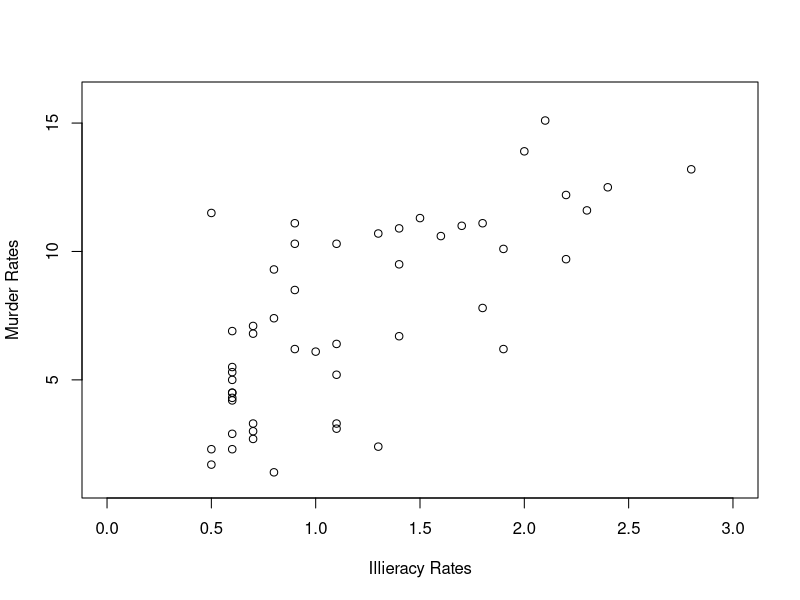
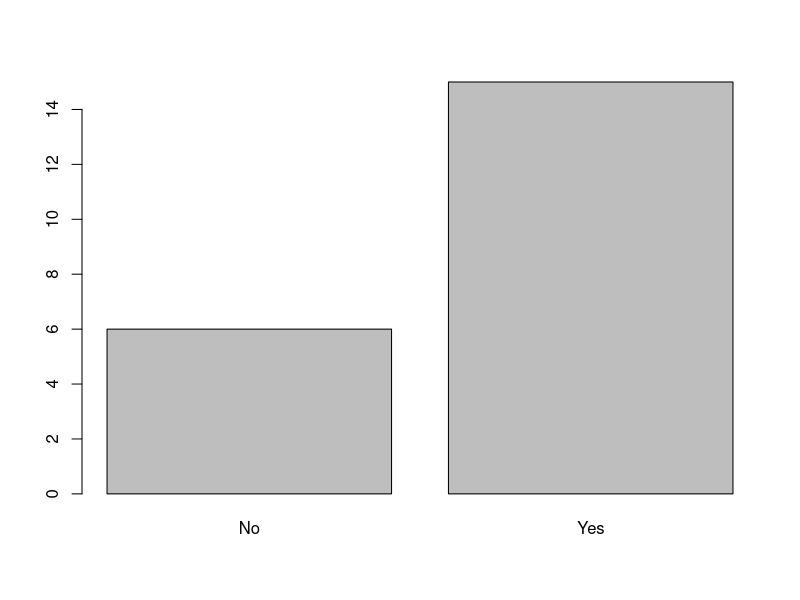
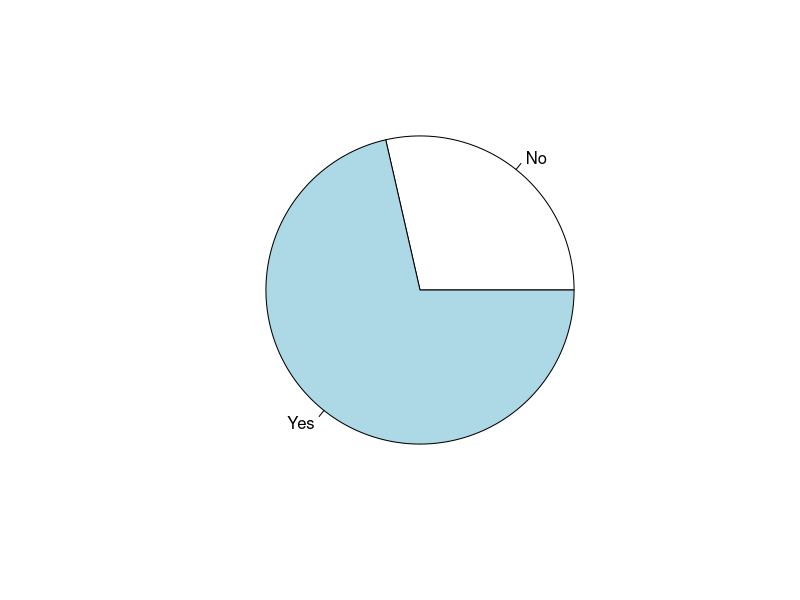

These charts were generated, in order, by the following R code:
## ---- chunk 1
knitr::opts_chunk$set(echo = TRUE)
#'%>%' <- magrittr::'%>%' 
library(dplyr)
## ---- chunk 2
# Tests
result_3.1 <- c(
    4 + 2 * 8, 
    4 + 2 * 8 + 3,
    -2^2,
    1 + 2^2 * 4,
    (2 + 4) / 3 / 2
    )

data.table::data.table(
    "exercise" = LETTERS[1:5],
    "result" = result_3.1
    ) %>%
    glue::glue_data("The output of exercise {exercise} is {result}")
## ---- chunk 3
# Tests
result_3.2 <- c(
    5 / 0,
    1 / Inf,
    0 / 0,
    Inf + 1
)

data.table::data.table(
    "exercise" = LETTERS[1:4],
    "result" = result_3.2
    ) %>%
    glue::glue_data("The output of exercise {exercise} is {result}")
## ---- chunk 4
# Tests

x <- 45
typeof(x)

x <- "foo"
typeof(x)

x <- FALSE
typeof(x)

x <- NULL
typeof(x)
## ---- chunk 5
x <- 2
x <- x * 2 + 1
x <- x * 3
# My prediction is that x will be 15. 
x
## ---- chunk 6
# 1: Create a variable y containing the value 5.
y <- 5

# 2: Overwrite the value of y by the value 3 * y
y <- 3 * y

# 3: Copy the value y into a new variable z
z <- y

## ---- chunk 7
signif(digits = 5, x = 342.88937)
signif(342.88937, 5)
## ---- chunk 8
x = 1
y = 'a'
z = NaN

ls()
rm(x)
ls()
rm(list = ls())
ls()
## ---- chunk 9
c(3, 7, 2, 8)
## ---- chunk 10
matrix(
    data = seq(from = 2, to = 8, by = 2), nrow = 2, ncol = 2
    )
## ---- chunk 11
list("e", 9, TRUE)
## ---- chunk 12
data.frame(
    "Category" = sort(rep(LETTERS[1:3], 2)),
    "Value" = c(5, 4, 6, 6, 9, 8)
)
## ---- chunk 13
x <- c(2, 3, 4, 5)
y <- c(6, 7, 8, 9)
c(x, y)
## ---- chunk 14
x + y
## ---- chunk 15
x <- c(2, 3, 4, 5)
x + 1
## ---- chunk 16
x * 2
## ---- chunk 17
y <- c(6, 7, 8)
z <- c(2, 3)
y + z
## ---- chunk 18
# a
x <- 2
is.vector(x)

# b
is.vector(2)
## ---- chunk 19
x <- c(2, 3, "a")
x
## ---- chunk 20
x <- c(2, 3, TRUE)
x
## ---- chunk 21
x <- c("a", "b")
y <- c(FALSE, TRUE)
c(x, y)
## ---- chunk 22
x <- c(7, 6, 4, 2, 3, 5)
## ---- chunk 23
x[2]
x[-2]
x[c(1,2)]
x[c(2,1)]
## ---- chunk 24
x[1] <- 5
x
## ---- chunk 25
x <- c(7, 6, 4, 2, 3, 5)

# a) Write a command that returns the 4th element of x
x[4]

# b) Write a command that replaces the 4th element of x with the value 1
x[4] <- 1

# c) Write a command that returns all but the 6th element of x
x[-6]

## ---- chunk 26
x <- c(7, 6, 4, 2)
ans <- x[c(2, 1, 3, 4)]
## ---- chunk 27
ans
## ---- chunk 28
x <- c(7, 6, 4, 2, 3, 5)

# a) Sort the vector in ascending order.
sort(x)

# b) Sort the vector in reverse order.
rev(x)

# c) Sort the vector in descending order.
sort(x, decreasing = TRUE)
## ---- chunk 29
ans <- x[c(FALSE, FALSE, TRUE, FALSE, FALSE, TRUE)]
## ---- chunk 30
ans
## ---- chunk 31
1:5
6:10
5:1
## ---- chunk 32
is.vector(1:5)
## ---- chunk 33
seq(from = 1, to = 2.5, by = 0.5)
seq(from = 2.5, to = 1, by = -0.5)
## ---- chunk 34
rep(2, times = 3)
rep(1:2, times = 3)
## ---- chunk 35
x <- c(3, 4, 10)
## ---- chunk 36
x == 4
x > 4
x >= 4
x != 4
## ---- chunk 37
x <- c(3, 4, 10)
y <- c(3, 4, 5)
## ---- chunk 38
x == y
x != y
## ---- chunk 39
TRUE + TRUE + FALSE + FALSE + FALSE
sum(c(TRUE, TRUE, FALSE, FALSE, FALSE))
## ---- chunk 40
x <- c(10, 8, -2, -6, -5)
## ---- chunk 41
x > 0
sum(x > 0)
## ---- chunk 42
x <- c(2,8,6,7,1,4,9)
## ---- chunk 43
# Tests
any(x == 4)
all(x == 4)
which(x == 4)
which(x != 4)
## ---- chunk 44
x <- c(53, 42, 64, 71, 84, 62, 95)
y <- c(53, 41, 68, 71, 81, 66, 65)
## ---- chunk 45
any(x == y)
## ---- chunk 46
all(x == y)
## ---- chunk 47
which(x == y)
## ---- chunk 48
which.min(x)
which.max(x)
## ---- chunk 49
x <- c(10, 147, 7, 6, 7, 12, 9, 12, 11, 8)

# a) Use mean() to compute the mean
mean(x)

# b) Use median() to calculate the median
median(x)

# c) Use sd() to calculate the standard deviation
sd(x)
## ---- chunk 50
sd(c(5, 5, 5, 5, 5))
## ---- chunk 51
sd(c(5, 6, 7))
sd(c(1, 6, 11))
## ---- chunk 52
abs(c(-1, 3, -4, -2))
## ---- chunk 53
degreesC <- c(23, 19, 21, 22, 18, 20, 24, 25)
## ---- chunk 54
degreesF <- (9/5) * degreesC + 32
degreesF
## ---- chunk 55
x <- c(538, 432, 684, 716, 814, 624, 956)
## ---- chunk 56
x[x > 700]
subset(x, subset = x > 700)

# c) 
subset(x, subset = x != 814)
## ---- chunk 57
Gender <- c("f", "m", "f", "m", "m", "f", "f", "f", "m", "f", "f", "m")
Age <- c(33, 35, 29, 34, 37, 36, 35, 40, 43, 38, 40, 44)
BP <- c(118, 115, 110, 117, 112, 119, 114, 121, 123, 117, 120, 121)

ex_41_df <- data.table::data.table(
    "Gender" = Gender,
    "Age" = Age,
    "Blood Pressure" = BP
) %>% tibble::as_tibble()

ex_41_df
## ---- chunk 58
3 == NA
NA == NA
## ---- chunk 59
x <- c(1, 2, NA)
## ---- chunk 60
sum(x)
sum(x, na.rm = TRUE)
## ---- chunk 61
x <- c(8, 4) %>%
    rep(3) %>%
    sort(decreasing = TRUE) %>%
    matrix(nrow = 2, byrow = TRUE)
x
## ---- chunk 62
dim(x)
nrow(x)
ncol(x)
## ---- chunk 63
matrix(c(1,2,3), nrow = 4, ncol = 2)
## ---- chunk 64
matrix(c(5, 4, 5, 4), nrow = 2, ncol = 2)
cbind(c(5, 4), c(5, 4))
rbind(c(5, 5), c(4, 4))
## ---- chunk 65
x <- matrix(1:9, nrow = 3, ncol = 3)
x
## ---- chunk 66
# Tests

x[1, 3]
x[1,]
x[, 3]
x[, -3]
## ---- chunk 67
x <- matrix(1:6, nrow = 2, ncol = 3)
x
## ---- chunk 68
x[, c(3,1,2)]
## ---- chunk 69
x <- matrix(
    c(8, 6, 3, 6, 5, 7),
    nrow = 3, ncol = 2
    )
x
## ---- chunk 70
apply(x, MARGIN = 1, FUN = sum)
apply(x, MARGIN = 2, FUN = min)
## ---- chunk 71
apply(X = USPersonalExpenditure, MARGIN = 1, FUN = mean)
## ---- chunk 72
apply(X = USPersonalExpenditure, MARGIN = 2, FUN = mean)
## ---- chunk 73
apply(X = USPersonalExpenditure, MARGIN = 1, FUN = sum)
## ---- chunk 74
apply(X = USPersonalExpenditure, MARGIN = 2, FUN = sum)
## ---- chunk 75
Employees <- list(Name = c("Joe", "Kim", "Ann", "Bob"),
Salary = c(56000, 67000, 60000, 55000),
Union = c (TRUE, TRUE, FALSE, FALSE))

str(Employees)
paste("---")
length(Employees)
## ---- chunk 76
# Tests
## c)
Employees[[3]]
print("---")
## d)
Employees$Union
## ---- chunk 77
x <- list(x1 = c(1, 2), x2 = c("a", "b"), x3 = 12)
## ---- chunk 78
names(x)
## ---- chunk 79
HtWtAge <- list(
    Height = c(65, 68, 70, 60, 61), 
    Weight = c(160, 171, 158, 148, 215), 
    Age = c(23, 20, 37, 40, 44)
)
## ---- chunk 80
# a)
lapply(HtWtAge, FUN = max)
# b)
sapply(HtWtAge, FUN = max)
## ---- chunk 81
col <- c("white", "grey", "black", "brown", "black", "white", "black",
"white")
wt <- c(23, 21, 12, 26, 25, 22, 26, 19)
len <- c(3.8, 3.7, 3.0, 3.4, 3.4, 3.1, 3.5, 3.2)
## ---- chunk 82
mice.data <- data.frame(
    "Color" = col,
    "Weight" = wt,
    "Length" = len
)

mice.data
## ---- chunk 83
rm(mice.data)
## ---- chunk 84
#my.file <- file.choose()
## ---- chunk 85
# Breaks when knitting to pdf. 
#my.file
## ---- chunk 86
# This breaks on 
#mice.data <- read.csv(my.file, sep = "", header = TRUE)
## ---- chunk 87
#mice.data
## ---- chunk 88
mice.data <- read.delim("mice.txt", sep = "") %>%
    as.data.frame()
## ---- chunk 89
nrow(mice.data)
ncol(mice.data)
head(mice.data)
names(mice.data)
str(mice.data)
## ---- chunk 90
status <- c("Married", "Single", "Single", "Married", "Single",
"Married", "Married", "Single", "Single")
age <- c(36, 33, 21, 29, 19, 35, 39, 28, 21)
educ <- c("HS Diploma", "Bachelor of Arts", "Bachelor of Science",
"Bachelor of Science", "HS Diploma", "Bachelor of Arts",
"Master of Science", "HS Diploma", "HS Diploma")

my.data <- data.frame(Status = status, Age = age, Education = educ)
## ---- chunk 91
my.data[6, 2]
my.data[6, ]
my.data[, 2]
my.data$Age
my.data[[2]]
## ---- chunk 92
# First solution []
my.data[, 3]
print("---[Second Solution]---")
# Second solution $
my.data$Education
print("---[Third Solution]---")
# Third solution [[]]
my.data[[3]]
## ---- chunk 93
age2 <- c(37, 34, 22, 30, 20, 36, 40, 29, 22)
## ---- chunk 94
x <- data.frame(A = 1:5, B = 6:10, C = c("a", "b", "c", "d", "e"))
## ---- chunk 95
names(x)
is.vector(names(x))
typeof(names(x))
## ---- chunk 96
names(x) <- c("AA", "BB", "CC")
x
## ---- chunk 97
# Note: Head used to avoid bloating pdf even further.
head(warpbreaks[warpbreaks$tension %in% "M", ])
## ---- chunk 98
head(subset(warpbreaks, subset = tension %in% "M"))
## ---- chunk 99
x.factor <- c("a", "a", "b", "b", "c", "c", "d", "d") %>%
    as.factor()

x.factor
## ---- chunk 100
length(x.factor)
## ---- chunk 101
levels(x.factor)
## ---- chunk 102
nlevels(x.factor)
## ---- chunk 103
x.fac <- factor(c("a", "a", "a", "b", "b", "c"))
levels(x.fac)
## ---- chunk 104
illit <- state.x77[, 3]
murder <- state.x77[, 5]
plot(x = illit, y = murder,
     ylab = "Murder Rates",
     xlab = "Illieracy Rates",
     xlim = c(0, 3),
     ylim = c(1, 16))
## ---- chunk 105
laughed <- c("Yes", "Yes", "Yes", "No", "Yes", "No", "Yes", "Yes", "Yes", "Yes", "No",
"Yes", "Yes", "Yes", "No", "No", "Yes", "Yes", "Yes", "No", "Yes")
## ---- chunk 106
my.tab <- table(laughed)
my.tab
## ---- chunk 107
my.tab %>% barplot()
## ---- chunk 108
my.tab %>% pie()
## ---- chunk 109
c("a", "b", "c") %>%
    class()

c(3, 6, 1) %>%
    class()

list(3, 5, 2) %>%
    class()
## ---- chunk 110
sqrt %>% 
    class()
## ---- chunk 111
sqrt %>%
    is.function()
## ---- chunk 112
apply.fun <- function(x, FUN) {
    do.call(FUN, arg = list(x))
}
## ---- chunk 113
glue::glue("
           The output of apply.fun(x = 4, FUN = sqrt) is {apply.fun(x = 4, FUN = sqrt)}.
           The output of apply.fun(x = -3, FUN = abs) is { apply.fun(x = -3, FUN = abs)}.
           ")
## ---- chunk 114
x <- c("a", "b", "c")
y <- factor(c("a", "b", "c"))
## ---- chunk 115
glue::glue("
    x has the class {class(x)} and is of type {typeof(x)}
    y has the class {class(y)} and is of type {typeof(y)}
")
## ---- chunk 116
summary %>%
     methods()

data.frame %>%
    methods()

factor %>%
    methods()
## ---- chunk 117
x <- data.frame(x1 = c(4, 3, 6),
x2 = c(4, 7, 9),
x3 = c(1, 1, 3))
summary(x)

y <- factor(c("a", "a", "b", "c", "c", "c", "c"))
summary(y)
## ---- chunk 118
summary.data.frame(x)
summary.factor(y)
